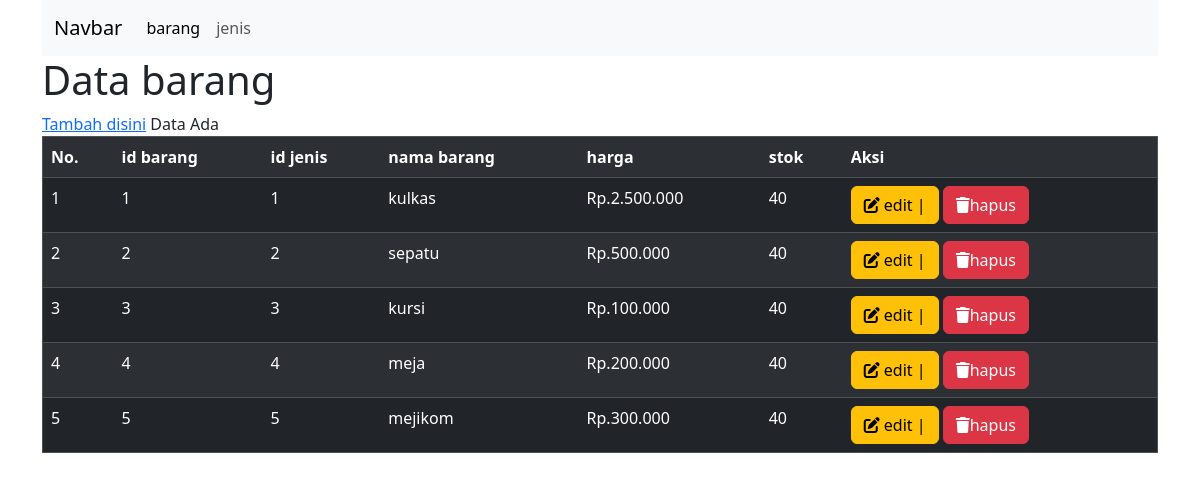
/view/barang/index.php, run on the app's committed database.
### tables this page shows
CREATE TABLE `barang` (
  `id_barang` int NOT NULL,
  `id_jenis` int DEFAULT NULL,
  `nama_barang` varchar(20) DEFAULT NULL,
  `harga` varchar(20) DEFAULT NULL,
  `stok` int DEFAULT NULL
);

### view/barang/index.php (the view, shortened to what this page needs)
<!DOCTYPE html>
<html lang="en">
<head>
    <link rel="stylesheet" href="https://cdn.jsdelivr.net/npm/bootstrap@5.3.3/dist/css/bootstrap.min.css">
    <link rel="stylesheet" href="https://cdnjs.cloudflare.com/ajax/libs/font-awesome/6.2.0/css/all.min.css">
</head>
<body>
<div class="container">
    <nav class="navbar navbar-expand-lg bg-body-tertiary">
  <div class="container-fluid">
    <a class="navbar-brand" href="#">Navbar</a>
    <div class="collapse navbar-collapse" id="navbarNav">
      <ul class="navbar-nav">
        <li class="nav-item">
          <a class="nav-link active" aria-current="page" href="../barang/index.php">barang</a>
        </li>
        <li class="nav-item">
          <a class="nav-link" href="../jenis/index.php">jenis</a>
        </li>
      </ul>
    </div>
  </div>
</nav>
<h1>Data barang</h1>
<a href="tambah.php">Tambah disini</a>
<table border="1" class="table table-dark table-striped">
    <tr>
        <th>No.</th>
        <th>id barang</th>
        <th>id jenis</th>
        <th>nama barang</th>
        <th>harga</th>
        <th>stok</th>
        <th>Aksi</th>
    </tr>
    <?php
    include '../../config/koneksi.php';
    $query = mysqli_query($conn,"SELECT * From barang");
    $no=1;
    if(mysqli_num_rows($query)){
        while($result=mysqli_fetch_assoc($query)){
     ?>
     <tr>
        <td><?php echo $no ?></td>
        <td><?php echo $result['id_barang'] ?></td>
        <td><?php echo $result['id_jenis'] ?></td>
        <td><?php echo $result['nama_barang'] ?></td>
        <td><?php echo $result['harga'] ?></td>
        <td><?php echo $result['stok'] ?></td>
        <td>
        <a href="view_edit.php?id_barang=<?php echo $result['id_barang']?>"
         onclick="return confirm ('yakin mau edit barang ?')" class="btn btn-warning"> <i class="fa-solid fa-pen-to-square"></i> edit |</a>
        <a href="hapus.php?id_barang=<?php echo $result['id_barang']?>"
         onclick="return confirm ('kamu yakin mau hapus barang ?')"
           class="btn btn-danger"><i class="fa-solid fa-trash"></i>hapus</a>
        </td>
     </tr>
     <?php
     $no++;
    }
}else{
    echo "data kosong";
}
?>
</table>
</body>
</html>

### data on the page
barang: id_barang "1", id_jenis "1", nama_barang "kulkas", harga "Rp.2.500.000", stok "40"
barang: id_barang "2", id_jenis "2", nama_barang "sepatu", harga "Rp.500.000", stok "40"
barang: id_barang "3", id_jenis "3", nama_barang "kursi", harga "Rp.100.000", stok "40"
barang: id_barang "4", id_jenis "4", nama_barang "meja", harga "Rp.200.000", stok "40"
barang: id_barang "5", id_jenis "5", nama_barang "mejikom", harga "Rp.300.000", stok "40"
